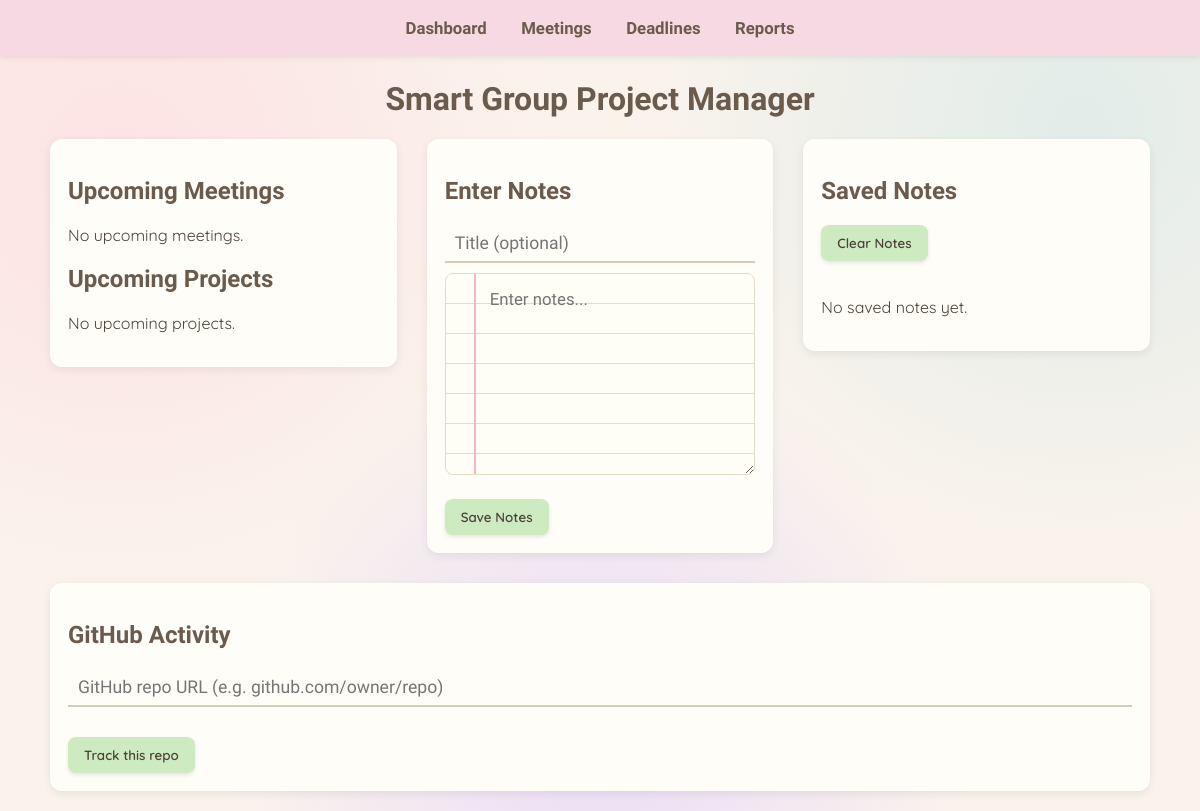
The app's page /, older data.
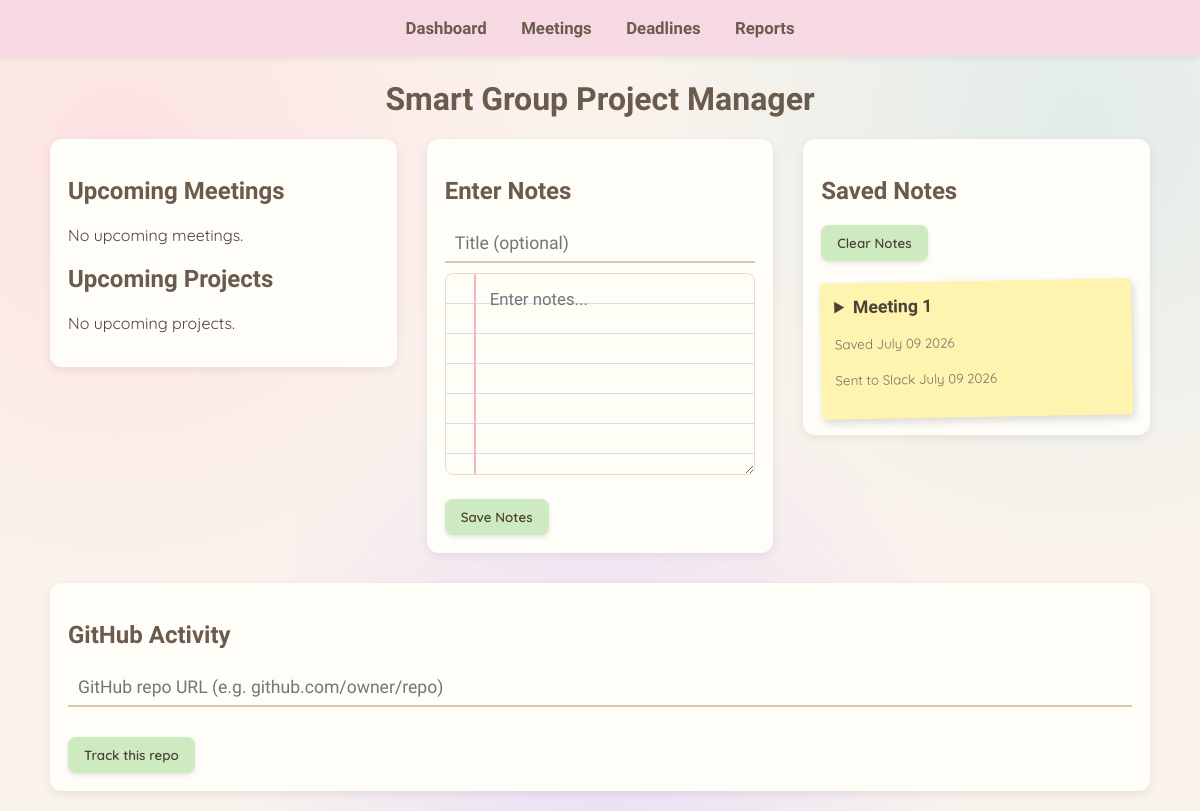
The same page, newer data.
### tables this page shows
CREATE TABLE meeting_notes (
            id INTEGER PRIMARY KEY AUTOINCREMENT,
            meeting_title TEXT NOT NULL,
            meeting_time TEXT NOT NULL,
            notes TEXT NOT NULL,
            created_at TEXT NOT NULL
        , meeting_id INTEGER, sent_at TEXT);

### app.py (the view, shortened to what this page needs)
@app.route("/")
def home():
    logs = database.get_notification_logs()
    meetings_from_db = []
    deadlines_from_db = []
    available_calendars = []
    show_picker = False
    github_repo_url = database.get_github_repo_url()
    github_activity = None
    pie_slices = []
    if github_repo_url:
        github_activity = get_project_activity(github_repo_url, limit=3)
        if github_activity:
            pie_slices = build_pie_chart(github_activity["contributors"])
    return render_template(
        "dashboard.html",
        logs=logs,
        meetings=meetings_from_db,
        deadlines=deadlines_from_db,
        show_picker=show_picker,
        available_calendars=available_calendars,
        saved_notes=database.get_general_notes(),
        github_repo_url=github_repo_url,
        github_activity=github_activity,
        pie_slices=pie_slices
    )

### app.py (called while the page is built)
@app.template_filter("pretty_date")
def pretty_date(value):
    try:
        return datetime.fromisoformat(value.replace("Z", "+00:00")).strftime("%B %d %Y")
    except (ValueError, AttributeError):
        return value

### database.py (called while the page is built)
def get_connection():
    conn = sqlite3.connect(DB_PATH)
    conn.row_factory = sqlite3.Row
    return conn

def get_general_notes():
    conn = get_connection()
    rows = conn.execute(
        "SELECT * FROM meeting_notes WHERE meeting_id IS NULL ORDER BY created_at DESC"
    ).fetchall()
    conn.close()
    return [dict(row) for row in rows]

def get_github_repo_url():
    conn = get_connection()
    row = conn.execute("SELECT github_repo_url FROM project_settings WHERE id = 1").fetchone()
    conn.close()
    return row["github_repo_url"] if row else None

def get_notification_logs(limit=20):
    conn = get_connection()
    rows = conn.execute(
        "SELECT * FROM notification_log ORDER BY id DESC LIMIT ?", (limit,)
    ).fetchall()
    conn.close()
    return [dict(row) for row in rows]

### templates/dashboard.html (shortened to what this page needs)
<!DOCTYPE html>
<html lang="en">
<head>
    <link rel="stylesheet" href="{{ url_for('static', filename='style.css') }}">
    <link rel="stylesheet" href="{{ url_for('static', filename='dashboard.css') }}">
</head>
<body>
<header class="top-nav">
    <nav>
        <a href="{{ url_for('home') }}">Dashboard</a>
        <a href="{{ url_for('meetings') }}">Meetings</a>
        <a href="{{ url_for('deadlines') }}">Deadlines</a>
        <a href="{{ url_for('reports') }}">Reports</a>
    </nav>
</header>
<h1>Smart Group Project Manager</h1>
{% if show_picker %}
<h2>Which calendar should we pull from?</h2>
<p>This can only be set once, so pick carefully.</p>
{% if available_calendars %}
<form method="POST" action="{{ url_for('select_calendar') }}">
    {% for calendar in available_calendars %}
    <div>
        <label>
            <input type="radio" name="calendar_id" value="{{ calendar.id }}" required>
            {{ calendar.name }}
        </label>
    </div>
    {% endfor %}
    <button type="submit">Use this calendar</button>
</form>
{% else %}
<p>No calendars found on this Google account.</p>
{% endif %}
{% else %}
<div class="dashboard-columns">
    <div>
        <h2>Upcoming Meetings</h2>
        {% if meetings %}
            <ul>
                {% for meeting in meetings %}
                    <li>{{ meeting.title }} — {{ meeting | meeting_schedule }}</li>
                {% endfor %}
            </ul>
        {% else %}
            <p>No upcoming meetings.</p>
        {% endif %}
        <h2>Upcoming Projects</h2>
        {% if deadlines %}
            <ul>
                {% for deadline in deadlines %}
                    <li>{{ deadline.title }} — Due {{ deadline.due_time | pretty_date }}</li>
                {% endfor %}
            </ul>
        {% else %}
            <p>No upcoming projects.</p>
        {% endif %}
    </div>
    <div class="notepad-input">
        <h2>Enter Notes</h2>
        <form method="POST" action="{{ url_for('add_note') }}">
            <input type="text" name="title" placeholder="Title (optional)">
            <textarea class="lined-paper" name="notes" rows="6" placeholder="Enter notes..." required></textarea>
            <br><br>
            <button type="submit">Save Notes</button>
        </form>
    </div>
    <div>
        <h2>Saved Notes</h2>
        <form method="POST" action="{{ url_for('clear_notes') }}">
            <button type="submit">Clear Notes</button>
        </form>
        <br>
        {% if saved_notes %}
            <div class="notes-grid">
                {% for note in saved_notes %}
                <div class="note-card">
                    <details>
                        <summary>{{ note.meeting_title }}</summary>
                    </details>
                    <p class="note-meta"><small>Saved {{ note.created_at | pretty_date }}</small></p>
                    {% if note.sent_at %}
                        <p class="note-meta"><small>Sent to Slack {{ note.sent_at | pretty_date }}</small></p>
                    {% else %}
                        <form method="POST" action="{{ url_for('send_note_to_slack', note_id=note.id) }}">
                            <button type="submit">Send to Slack</button>
                        </form>
                    {% endif %}
                </div>
                {% endfor %}
            </div>
        {% else %}
            <p>No saved notes yet.</p>
        {% endif %}
    </div>
    <div class="github-activity">
        <h2>GitHub Activity</h2>
        {% if not github_repo_url %}
            <form method="POST" action="{{ url_for('set_github_repo') }}">
                <input type="text" name="repo_url" placeholder="GitHub repo URL (e.g. github.com/owner/repo)">
                <br><br>
                <button type="submit">Track this repo</button>
            </form>
        {% else %}
            <p>Couldn't load activity for that repo.</p>
        {% endif %}
    </div>
</div>
{% endif %}
</body>
</html>

Row changes from the older to the newer data that the page shows:
added meeting_notes: meeting_title "Meeting 1", created_at|pretty_date "July 09 2026", sent_at|pretty_date "July 09 2026"
Text that changed along with them:
text no longer shown: "No saved notes yet."
